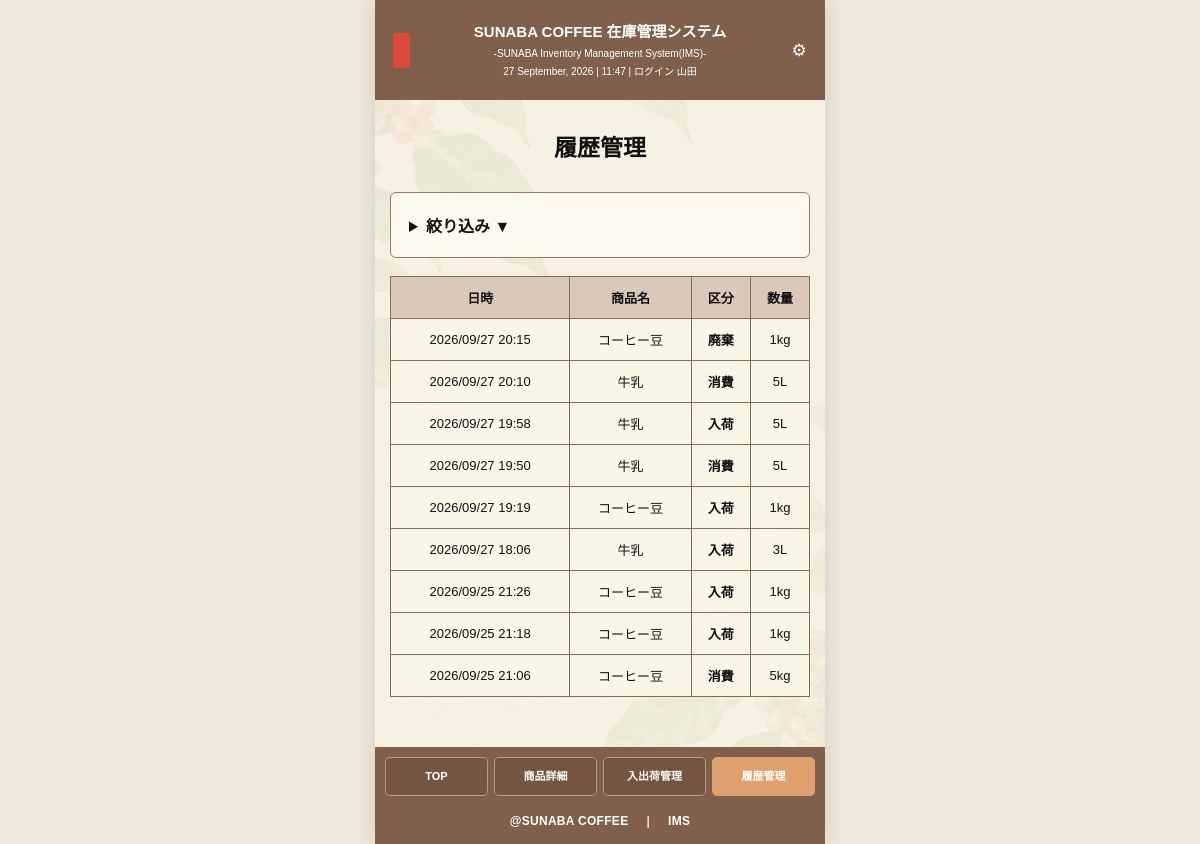
The app's page /history (signed in) with its own data.
### tables this page shows
CREATE TABLE transactions (transaction_id INTEGER PRIMARY KEY AUTOINCREMENT, created_at TEXT NOT NULL, product_id INTEGER NOT NULL, process_type TEXT NOT NULL, quantity INTEGER NOT NULL, employee_id TEXT);

CREATE TABLE products (
    product_id INTEGER PRIMARY KEY,
    product_name TEXT NOT NULL,
    stock INTEGER NOT NULL DEFAULT 0
, unit TEXT, ideal_stock INTEGER DEFAULT 0);

### app.py (the view)
@app.route("/history")
@login_required
def history():
    date_from = request.args.get("date_from", "").strip()
    date_to = request.args.get("date_to", "").strip()
    product_id = request.args.get("product_id", "").strip()
    process_type = request.args.get("process_type", "").strip()
    employee_id = request.args.get("employee_id", "").strip()
    sql = """
        SELECT t.transaction_id, t.created_at, p.product_name,
               t.process_type, t.quantity, p.unit,
               COALESCE(e.employee_name, '旧データ') AS employee_name
        FROM transactions t
        JOIN products p ON t.product_id = p.product_id
        LEFT JOIN employees e ON t.employee_id = e.employee_id
        WHERE 1 = 1
    """
    params = []
    if date_from:
        sql += " AND substr(t.created_at, 1, 10) >= ?"
        params.append(date_from.replace("-", "/"))
    if date_to:
        sql += " AND substr(t.created_at, 1, 10) <= ?"
        params.append(date_to.replace("-", "/"))
    if product_id:
        sql += " AND t.product_id = ?"
        params.append(product_id)
    if process_type:
        sql += " AND t.process_type = ?"
        params.append(process_type)
    if employee_id:
        sql += " AND t.employee_id = ?"
        params.append(employee_id)
    sql += " ORDER BY t.transaction_id DESC"
    conn = get_db()
    transactions = conn.execute(sql, params).fetchall()
    products = conn.execute("SELECT * FROM products ORDER BY product_name").fetchall()
    process_types = conn.execute("SELECT * FROM process_types ORDER BY rowid").fetchall()
    employees = conn.execute("SELECT employee_id, employee_name FROM employees ORDER BY employee_id").fetchall()
    conn.close()
    return render_template(
        "history.html",
        transactions=transactions,
        products=products,
        process_types=process_types,
        employees=employees,
        filters={
            "date_from": date_from,
            "date_to": date_to,
            "product_id": product_id,
            "process_type": process_type,
            "employee_id": employee_id,
        }
    )

### app.py (called while the page is built)
def get_db():
    conn = sqlite3.connect(DB_NAME)
    conn.row_factory = sqlite3.Row
    return conn

def login_required(view):
    @wraps(view)
    def wrapped_view(*args, **kwargs):
        if "employee_id" not in session:
            return redirect(url_for("login"))
        return view(*args, **kwargs)
    return wrapped_view

### templates/history.html (shortened to what this page needs)
<!DOCTYPE html>
<html lang="ja">
<head>
<link rel="stylesheet" href="{{ url_for('static', filename='style.css') }}">
</head>
<body>
<div class="app">
<header class="app-header">
  <div class="header-side"><span class="logo-mark"></span></div>
  <div class="header-title">
    <h1>SUNABA COFFEE 在庫管理システム</h1>
    <p>-SUNABA Inventory Management System(IMS)-</p>
    <p id="current-date-time" data-employee-name="{{ session.get('employee_name', '') }}"></p>
  </div>
  <div class="header-side header-setting">
    <details class="setting-menu">
      <summary aria-label="設定">⚙</summary>
    </details>
  </div>
</header>
<main class="app-main">
  <h2>履歴管理</h2>
  <details class="filter-card" {% if filters.date_from or filters.date_to or filters.product_id or filters.process_type or filters.employee_id %}open{% endif %}>
    <summary>絞り込み ▼</summary>
  </details>
  <section class="table-card">
    <div class="history-scroll">
      <table>
        <thead><tr><th>日時</th><th>商品名</th><th>区分</th><th>数量</th></tr></thead>
        <tbody>
        {% for t in transactions %}
          <tr class="clickable-row" onclick="location.href='{{ url_for('history_detail', transaction_id=t['transaction_id']) }}'">
            <td>{{ t["created_at"] }}</td>
            <td>{{ t["product_name"] }}</td>
            <td><span class="process">{{ t["process_type"] }}</span></td>
            <td>{{ t["quantity"] }}{{ t["unit"] }}</td>
          </tr>
        {% else %}
          <tr><td colspan="4">履歴はありません</td></tr>
        {% endfor %}
        </tbody>
      </table>
    </div>
  </section>
</main>
{% set active = "history" %}
<div class="bottom-area">
  <nav class="bottom-nav">
    <a href="{{ url_for('home') }}" class="{{ 'active' if active == 'home' else '' }}">TOP</a>
    <a href="{{ url_for('home') }}" class="{{ 'active' if active == 'detail' else '' }}">商品詳細</a>
    <a href="{{ url_for('stock') }}" class="{{ 'active' if active == 'stock' else '' }}">入出荷管理</a>
    <a href="{{ url_for('history') }}" class="{{ 'active' if active == 'history' else '' }}">履歴管理</a>
  </nav>
  <footer class="app-footer">
    <span>@SUNABA COFFEE</span><span class="footer-divider">|</span><span>IMS</span>
  </footer>
</div>
</div>
</body>
</html>

### static/style.css (style rules this page uses)
* { box-sizing: border-box; }
html, body { margin: 0; padding: 0; width: 100%; min-height: 100%; }
body { background-color: #eee8dc; color: #111111; font-family: "Futura", "Futura PT", "Century Gothic", "Yu Gothic", "YuGothic", sans-serif; }
.app { display: flex; flex-direction: column; width: 100%; max-width: 450px; min-height: 100vh; margin: 0 auto; background-color: #f8f3e5; background-image: url("/static/images/coffee-bg.png"); background-repeat: no-repeat; background-position: center top; background-size: cover; box-shadow: 0 0 20px rgba(0, 0, 0, 0.12); }
.app-header { display: grid; grid-template-columns: 32px minmax(0, 1fr) 32px; align-items: center; width: 100%; min-height: 100px; padding: 14px 10px; background-color: #805f4d; color: #ffffff; }
.header-side { display: flex; align-items: center; justify-content: center; }
.logo-mark { display: block; width: 17px; height: 35px; border-radius: 3px; background-color: #dc493d; }
.header-title { min-width: 0; text-align: center; }
.header-title h1 { margin: 0; color: #ffffff; font-size: 15px; font-weight: 700; line-height: 1.3; white-space: nowrap; }
.header-title p { margin: 5px 0 0; color: #ffffff; font-size: 10px; line-height: 1.3; white-space: nowrap; }
.header-setting { color: #ffffff; font-size: 17px; }
.app-main { flex: 1; width: 100%; padding: 32px 15px 50px; background-color: rgba(248, 243, 229, 0.25); }
.app-main h2 { margin: 0 0 28px; color: #111111; font-size: 23px; font-weight: 700; line-height: 1.4; text-align: center; }
.table-card { width: 100%; background-color: transparent; }
.history-scroll { width: 100%; overflow-x: auto; }
table { width: 100%; border-collapse: collapse; background-color: rgba(250, 246, 232, 0.78); }
th, td { border: 1px solid #8b6c58; vertical-align: middle; text-align: center; }
th { padding: 11px 5px; background-color: rgba(215, 198, 182, 0.92); color: #111111; font-size: 13px; font-weight: 700; }
td { padding: 11px 5px; background-color: rgba(250, 246, 232, 0.72); color: #111111; font-size: 13px; }
.process { font-weight: 700; }
.bottom-area { width: 100%; margin-top: auto; padding: 10px 10px 16px; background-color: #805f4d; color: #ffffff; }
.bottom-nav { display: grid; grid-template-columns: repeat(4, minmax(0, 1fr)); gap: 6px; width: 100%; }
.bottom-nav a { display: flex; align-items: center; justify-content: center; min-width: 0; height: 39px; padding: 3px 2px; border: 1px solid #b89a88; border-radius: 5px; background-color: #745442; color: #ffffff; font-size: 11px; font-weight: 700; line-height: 1.2; text-align: center; text-decoration: none; white-space: nowrap; }
.bottom-nav a.active { border-color: #dfa06f; background-color: #dfa06f; color: #ffffff; }
.app-footer { display: flex; align-items: center; justify-content: center; gap: 18px; width: 100%; padding-top: 18px; color: #ffffff; font-size: 12px; font-weight: 700; letter-spacing: 0.3px; }
.footer-divider { color: #eaded7; }
.detail-card, .filter-card { width:100%; padding:20px 18px; border:1px solid #9a7a65; border-radius:6px; background-color:rgba(255,252,242,.85); margin-bottom:18px; }
.optional-process summary, .filter-card > summary { cursor:pointer; font-weight:700; }
.filter-card { margin-bottom:18px; }
.clickable-row { cursor:pointer; }
.setting-menu { position:relative; }
.setting-menu summary { list-style:none; cursor:pointer; }
.app-header { position:relative; overflow:visible; }
.header-setting { position:relative; overflow:visible; }
.setting-menu > summary { display:flex; align-items:center; justify-content:center; width:32px; height:32px; margin:0; padding:0; list-style:none; cursor:pointer; color:#fff; border-radius:6px; }
.setting-menu > summary::marker { content:""; }

### records on screen
transactions: created_at "2026/09/27 20:15", product_name "コーヒー豆", process_type "廃棄", quantity "1", unit "kg"
transactions: created_at "2026/09/27 20:10", product_name "牛乳", process_type "消費", quantity "5", unit "L"
transactions: created_at "2026/09/27 19:58", product_name "牛乳", process_type "入荷", quantity "5", unit "L"
transactions: created_at "2026/09/27 19:50", product_name "牛乳", process_type "消費", quantity "5", unit "L"
transactions: created_at "2026/09/27 19:19", product_name "コーヒー豆", process_type "入荷", quantity "1", unit "kg"
transactions: created_at "2026/09/27 18:06", product_name "牛乳", process_type "入荷", quantity "3", unit "L"
transactions: created_at "2026/09/25 21:26", product_name "コーヒー豆", process_type "入荷", quantity "1", unit "kg"
transactions: created_at "2026/09/25 21:18", product_name "コーヒー豆", process_type "入荷", quantity "1", unit "kg"
transactions: created_at "2026/09/25 21:06", product_name "コーヒー豆", process_type "消費", quantity "5", unit "kg"
